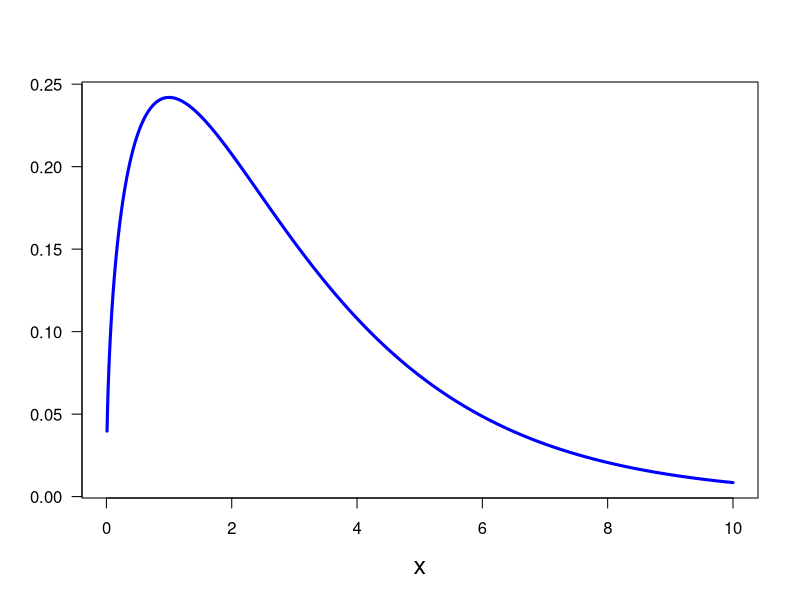

Reproduce this figure in R. (Note: this script raises an error after producing the figure.)
print('file: PDsPDFsIncompleteGammaPDF.R')
# incomplete gamma PDF
print('Note: The second parameter can have different meanings!')
xarr = seq(0.01,10,0.01)
print(' ---------------------------------------------------')
print('Shape-rate definition: Robert (2007): alpha, beta')
print('Shape-scale definition: Casella & Berger (2002), alpha, theta')
alpha = 1.5; beta = 0.5; theta = 1/beta 
IgPDFrate = dgamma(x=xarr,shape=alpha,rate=beta)
IgPedrate = beta^alpha*xarr^(alpha-1)*exp(-beta*xarr)/gamma(alpha)
IgPDFscale = dgamma(x=xarr,shape=alpha,scale=theta)
IgPedscale = xarr^(alpha-1)*exp(-xarr/theta)/(theta^alpha*gamma(alpha))
# png('IgPDFscale191026.png',width=16,height=12,units='cm',res=300)
plot(xarr,IgPDFscale,type='l',lwd=3,col='blue',xlab='x',ylab=NA,las=1,cex.lab=1.5)
text(6,0.2,TeX('$\\alpha = 1.5$'),col='blue',pos=4,cex=1.5)
text(6,0.15,TeX('$\\beta = 0.5$'),col='blue',pos=4,cex=1.5)
text(6,0.1,TeX('$\\theta = 1/\\beta = 2.0$'),col='blue',pos=4,cex=1.5)
title(ylab=TeX('$\\Gamma\\, (x;\\,  \\alpha,\\,  \\beta),\\, \\Gamma\\, (x;\\,  \\alpha,\\,  \\theta)$'),
      line=2.5,cex.lab=1.5)
# dev.off()
